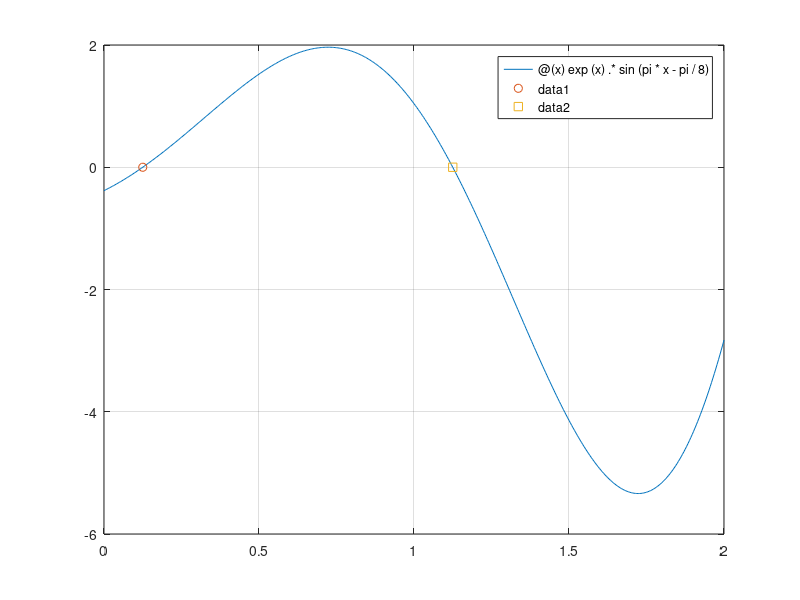

Source code (MATLAB):
f2=@(x) exp(x).*sin(pi*x-pi/8)
fplot(f2, [0 2]) ; 
grid ; 
hold on
x=fzero(f2, 0) ; 
plot(x, f2(x), 'o')
x=fzero(f2, 1) ; 
plot(x, f2(x), 's') 